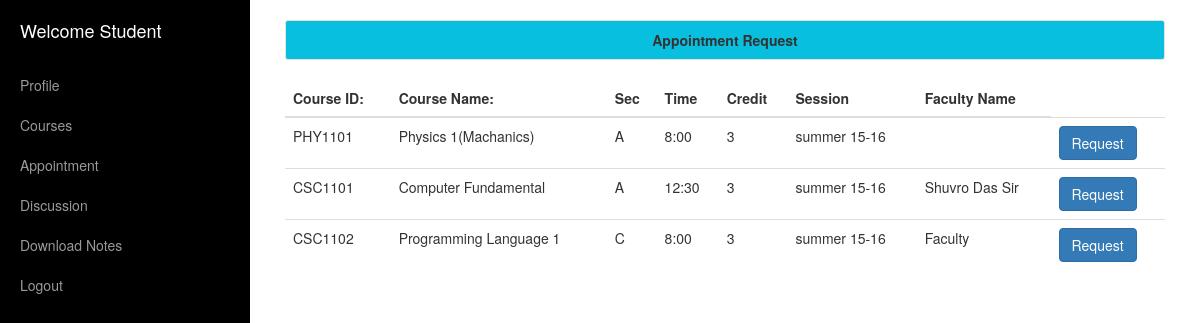
The page /SCS/studentappointment.php (signed in) on the database its author committed.
### tables this page shows
CREATE TABLE `coursereg` (
  `id` int(11) NOT NULL,
  `cid` varchar(32) NOT NULL,
  `cname` varchar(32) NOT NULL,
  `csec` varchar(15) NOT NULL,
  `ctime` varchar(32) NOT NULL,
  `credit` int(15) NOT NULL,
  `limit` int(15) NOT NULL,
  `session` varchar(32) NOT NULL,
  `fid` varchar(11) NOT NULL,
  `fname` varchar(55) NOT NULL,
  `fill` int(40) NOT NULL
);

### SCS/core/init.php (called while the page is built, shortened)
<?php
require 'functions/studentuser.php';
if (studentloggedin() === true) {
	$ssession_user_id=$_SESSION['id'];
	$suserdata=studentuser_data($ssession_user_id,'id','userid','username','password','profile','dob','session','phnnum','address');
}
?>

### SCS/core/functions/studentuser.php (called while the page is built, shortened)
<?php
function get_course($id)
{
	return mysql_query("SELECT coursereg.cid,coursereg.cname,coursereg.csec,coursereg.ctime,coursereg.credit,coursereg.session,coursereg.fname FROM `coursereg` INNER JOIN `jnct_course_student` ON coursereg.cid = jnct_course_student.cid WHERE jnct_course_student.userid = '$id' ORDER BY coursereg.cname");
}
function studentuser_data($id)
{
	$id=(int)$id;
	$func_num_args=func_num_args();
	$func_get_args=func_get_args();
	if ($func_num_args>1) {
		unset($func_get_args[0]);
		$fields='`'.implode('`,`', $func_get_args).'`';
		$data=mysql_fetch_assoc(mysql_query("SELECT $fields FROM `student` WHERE `id`=$id"));
		return $data;
	}
}
?>

### SCS/studentappointment.php (the view, shortened to what this page needs)
<?php
include 'core/init.php';
?>
<!DOCTYPE html>
<html lang="en">
<head>
    <link href="css/bootstrap.min.css" rel="stylesheet">
    <link href="css/simple-sidebar.css" rel="stylesheet">
    <link rel="stylesheet" href="css/style.css" />
</head>
<body>
    <div id="wrapper">
        <div id="sidebar-wrapper">
            <ul class="sidebar-nav">
                <li class="sidebar-brand" style="background:black">
                    <a href="Adminprofile.php">
                       Welcome Student
                    </a>
                </li>
                <li>
                    <a href="studentprofile.php">Profile</a>
                </li>
                <li>
                    <a href="studentcourses.php">Courses</a>
                </li>
                <li>
                    <a href="studentappointment.php">Appointment</a>
                </li>
                <li>
                    <a href="studentdiscussion.php">Discussion</a>
                </li>
                <li>
                    <a href="">Download Notes</a>
                </li>
                <li>
                    <a href="Logout.php">Logout</a>
                </li>
            </ul>
        </div>
         <div id="page-content-wrapper">
            <div class="container-fluid">
                <div class="row">
                    <div class="col-lg-12 col-md-offset overview">
                        <div class="well well-sm" style="text-align:center;background:#09bfe0;"><strong>Appointment Request</strong></div>
                    </div>
                    <br>
                     <div class="col-md-12">
                        <table class="table table-hover">
                            <thead>
                                <tr>
                                    <th>Course ID:</th>
                                    <th>Course Name:</th>
                                    <th>Sec</th>
                                    <th>Time</th>
                                    <th>Credit</th>
                                    <th>Session</th>
                                    <th>Faculty Name</th>
                                </tr>
                            </thead>
                            <tbody>
                            <?php
                            $student_session=$suserdata['userid'];
                             $result = get_course($student_session);
                            while($row=mysql_fetch_array($result))
                            {
                                $courseid=$row['cid'];
                                $coursename=$row['cname'];
                                $sec=$row['csec'];
                                $time=$row['ctime'];
                                $credit=$row['credit'];
                                $session=$row['session'];
                                $fname=$row['fname'];
                                echo "<tr>";
                                echo "<td>" .$courseid. "</td>";
                                echo "<td>" .$coursename. "</td>";
                                echo "<td>" .$sec. "</td>";
                                echo "<td>" .$time. "</td>";
                                echo "<td>" .$credit. "</td>";
                                echo "<td>" .$session. "</td>";
                                echo "<td>" .$fname. "</td>";
                                echo "<td>
                                    <input type=\"button\" value=\" Request\"class=\"btn btn-primary\" data-toggle=\"modal\" data-target=\"#myModal\">
                                </td>";
                            }
                            ?>
                            </tbody>
                            </table>
                </div>
                </div>
            </div>
        </div>
    </div>
</body>
</html>

### SCS/css/simple-sidebar.css (style rules this page uses)
body { overflow-x: hidden; }
#wrapper { padding-left: 0; -webkit-transition: all 0.5s ease; -moz-transition: all 0.5s ease; -o-transition: all 0.5s ease; transition: all 0.5s ease; }
#sidebar-wrapper { z-index: 1000; position: fixed; left: 250px; width: 0; height: 100%; margin-left: -250px; overflow-y: auto; background: #000; -webkit-transition: all 0.5s ease; -moz-transition: all 0.5s ease; -o-transition: all 0.5s ease; transition: all 0.5s ease; }
#page-content-wrapper { width: 100%; position: absolute; padding: 15px; }
.sidebar-nav { position: absolute; top: 0; width: 250px; margin: 0; padding: 0; list-style: none; }
.sidebar-nav li { text-indent: 20px; line-height: 40px; }
.sidebar-nav li a { display: block; text-decoration: none; color: #999999; }
.sidebar-nav > .sidebar-brand { height: 65px; font-size: 18px; line-height: 60px; }
.sidebar-nav > .sidebar-brand a { color: #999999; }
@media (min-width:768px) { #wrapper { padding-left: 250px; } }
@media (min-width:768px) { #sidebar-wrapper { width: 250px; } }
@media (min-width:768px) { #page-content-wrapper { padding: 20px; position: relative; } }

### rows shown on the page
coursereg: cid "PHY1101", cname "Physics 1(Machanics)", csec "A", ctime "8:00", credit "3", session "summer 15-16"
coursereg: cid "CSC1101", cname "Computer Fundamental", csec "A", ctime "12:30", credit "3", session "summer 15-16", fname "Shuvro Das Sir"
coursereg: cid "CSC1102", cname "Programming Language 1", csec "C", ctime "8:00", credit "3", session "summer 15-16", fname "Faculty"
